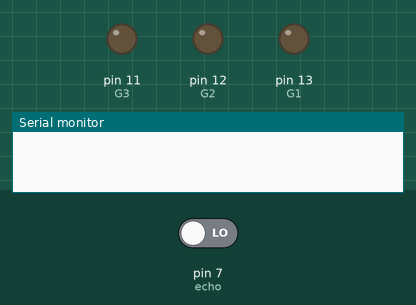
A sketch run on a simulated Arduino Uno, built with avr-gcc and run on an emulated ATmega328P. Parts: output pins drawn as LEDs (lit = HIGH), the last lines printed to the serial monitor. The inputs (shaded band) are chosen by the test bench; at power-on: pin 7 (echo) LOW. Pins used as bus, display or sensor lines are not drawn.

Above: at 0.1 s.
At 1.1 s:
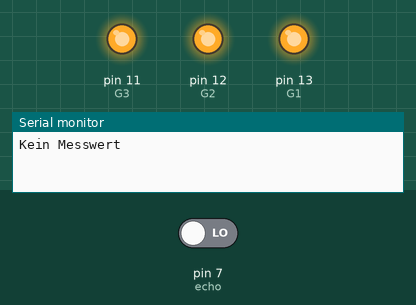
Timing chart, 0 to 2.6 s (numbered marks = the images above):
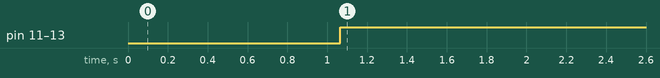

Measured:
- by itself, pin 11 (G3), pin 12 (G2), pin 13 (G1): LOW → HIGH at 1.1 s

The sketch:

surajo_home_work.ino
```cpp
int trigger = 6;
int echo = 7;
long Time = 0;
long  distance = 0;
int G1 = 13;
int G2 = 12;//
int G3 = 11;//
int R4 = 10;//
int R5 = 9;//
int Abstand = 90;


void setup()
{
  Serial.begin(9600);
  pinMode(trigger,OUTPUT);
  pinMode(echo,INPUT);
  pinMode(G1,OUTPUT);
  pinMode(G2,OUTPUT);
  pinMode(G3,OUTPUT);
  pinMode(R4,OUTPUT);
  pinMode(R5,OUTPUT);
}

void loop()
{
  digitalWrite(trigger,LOW);
  delay(5);
  digitalWrite(trigger,HIGH);
  delay(10);
  digitalWrite(trigger,LOW);
  Time = pulseIn(echo,HIGH);
  distance = (Time/2)*0.03432;//

  if(distance>=500|| distance<=0)
  {Serial.println("Kein Messwert");}
  else
  {Serial.println(distance);
  Serial.println("cm");}

  delay(50);

  if (distance<=Abstand)
  {digitalWrite(G1,HIGH);
  }

  else
  {
  digitalWrite(G1,LOW);
  }


  if(distance<=Abstand-50)
  {digitalWrite(G2,HIGH);}

  else
  {digitalWrite(G2,LOW);}


  if(distance<=Abstand-60)
  {digitalWrite(G3,HIGH);}

  else
  {digitalWrite(G3,LOW);}

  if(distance<=Abstand-70)
  {digitalWrite(R4,HIGH);}

  else
  {digitalWrite(R4,LOW);}

  if(distance<=Abstand-80)
  {digitalWrite(R5,HIGH);}

  else
  {digitalWrite(R5,LOW);


  }

  delay(5);

  // put your main code here, to run repeatedly:
}
```
